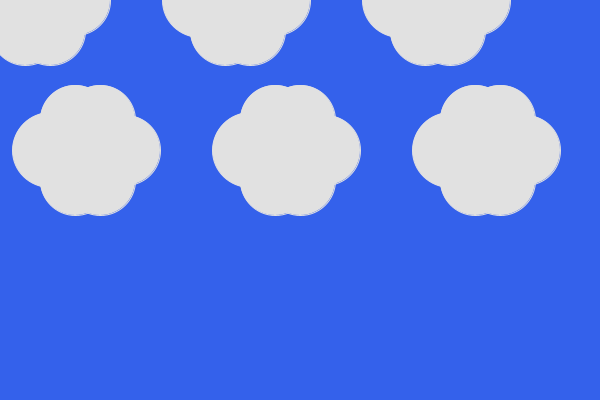
Frame 1 (no input)
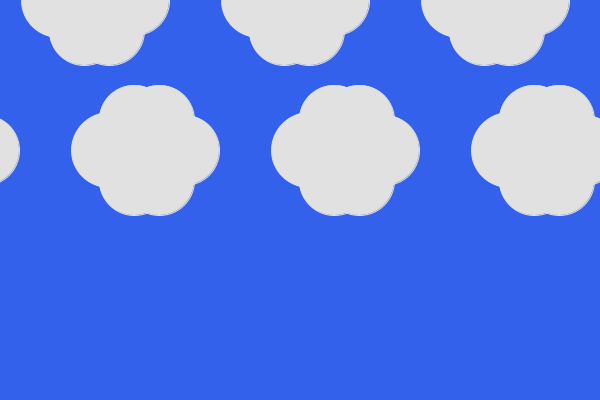
Frame 60 (the mouse pressed at the canvas centre just before this capture)
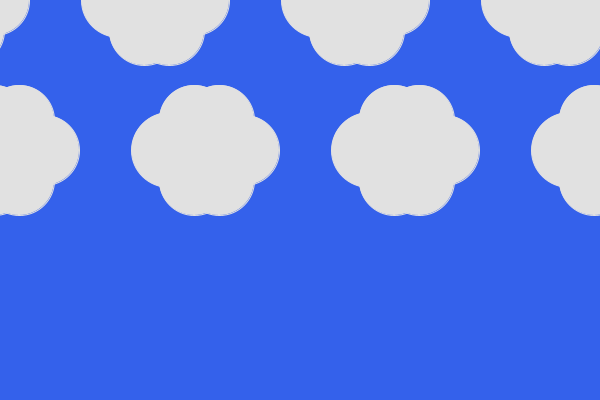
Frame 120 (the mouse held since frame 60 and released just before this capture)

The Processing sketch that drew these frames (run headless with seeded random() and noise(); from frame 60 on, the mouse is pressed at the canvas centre):

// Processing sketch: skyer
// ── skyer.pde
int r=0;
void setup(){
  size(600,400);
}

void draw(){
  background(52, 97, 235);
  drawLandscape();//bakker
  
  translate(0+r,0);//bevæger baggrunden med +r hvergang hen ad x-aksen 
  r++;
  if (r>200) {//for at få nye skyer, bliver r nulstillet
    r=0;
  }
  
  for (int i =0; i < width+200; i++){//for at skyerne ikke forsvinver forlønges width
  if (i % 200==0) {
  drawClouds(i-200, 0);
  drawClouds(i-150, 150);
  }
  }
}
void drawLandscape() {
  fill(0, 225, 0);
  stroke(0, 225, 0);
  circle(100, 900, 800);
  circle(300, 900, 800);
}
void drawClouds(int x, int y) {
  fill(225);
  stroke(225);
  circle(x, y, 75);
  circle(x+25, y-30, 70);
  circle(x+25, y+30, 70);
  circle(x+50, y-30, 70);
  circle(x+50, y+30, 70);
  circle(x+75, y, 70);
}
